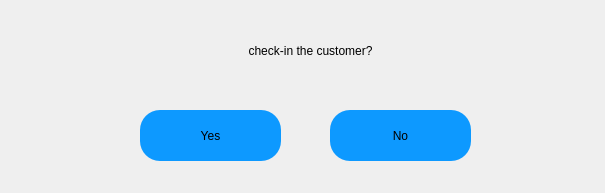
<?xml version="1.0" encoding="UTF-8"?>
<ui version="4.0">
 <class>Dialog</class>
 <widget class="QDialog" name="Dialog">
  <property name="geometry">
   <rect>
    <x>0</x>
    <y>0</y>
    <width>605</width>
    <height>193</height>
   </rect>
  </property>
  <property name="windowTitle">
   <string>Dialog</string>
  </property>
  <widget class="QLabel" name="msg_label">
   <property name="geometry">
    <rect>
     <x>30</x>
     <y>10</y>
     <width>561</width>
     <height>81</height>
    </rect>
   </property>
   <property name="styleSheet">
    <string notr="true">font: 20pt &quot;Calibri&quot;;
</string>
   </property>
   <property name="text">
    <string>check-in the customer?</string>
   </property>
   <property name="alignment">
    <set>Qt::AlignCenter</set>
   </property>
  </widget>
  <widget class="QPushButton" name="msg_btn_1">
   <property name="geometry">
    <rect>
     <x>140</x>
     <y>110</y>
     <width>141</width>
     <height>51</height>
    </rect>
   </property>
   <property name="styleSheet">
    <string notr="true">font: 75 14pt &quot;Calibri&quot;;
border-radius:20px;
background-color: rgb(13, 153, 255);

</string>
   </property>
   <property name="text">
    <string>Yes</string>
   </property>
  </widget>
  <widget class="QPushButton" name="msg_btn_2">
   <property name="geometry">
    <rect>
     <x>330</x>
     <y>110</y>
     <width>141</width>
     <height>51</height>
    </rect>
   </property>
   <property name="styleSheet">
    <string notr="true">font: 75 14pt &quot;Calibri&quot;;
border-radius:20px;
background-color: rgb(13, 153, 255);

</string>
   </property>
   <property name="text">
    <string>No</string>
   </property>
  </widget>
 </widget>
 <resources/>
 <connections/>
</ui>
